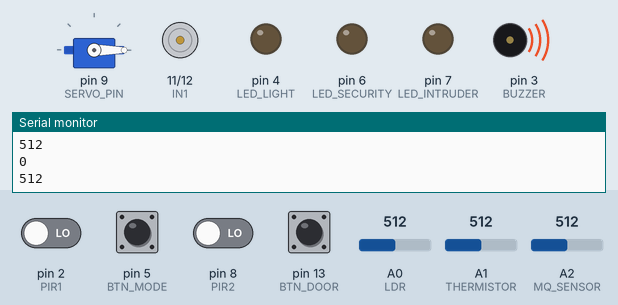
A sketch run on a simulated Arduino Uno, built with avr-gcc and run on an emulated ATmega328P. Shown: servo, motor-driver pin pairs drawn as motors (green arrow = first pin HIGH = forward, orange = second pin HIGH = backward, longer = more drive, scaled by the enable pin), output pins drawn as LEDs (lit = HIGH), buzzer (waves = sounding), the last lines printed to the serial monitor. The test bench sets the inputs (shaded band); at power-on: pin 5 (BTN_MODE), pin 13 (BTN_DOOR) HIGH, pin 2 (PIR1), pin 8 (PIR2) LOW, A1 (THERMISTOR) = 512, A0 (LDR) = 512, A2 (MQ_SENSOR) = 512.

Above: at 1.2 s.
1.3 s: pin 8 (PIR2) driven HIGH
At 1.5 s:
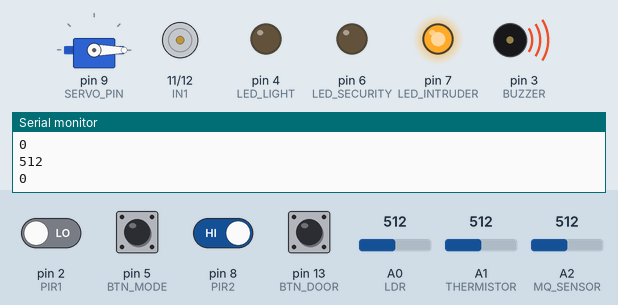
4.3 s: pin 5 (BTN_MODE) pulled LOW for 0.15 s
At 5.7 s:
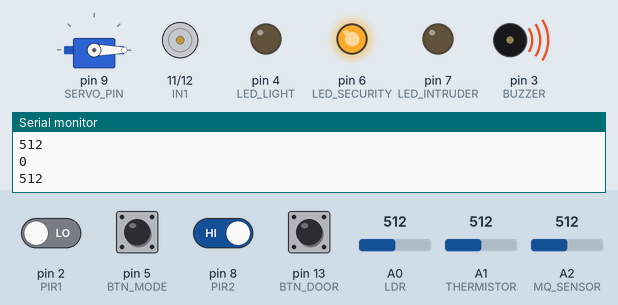
6.0 s: pin 2 (PIR1) driven HIGH
At 6.6 s:
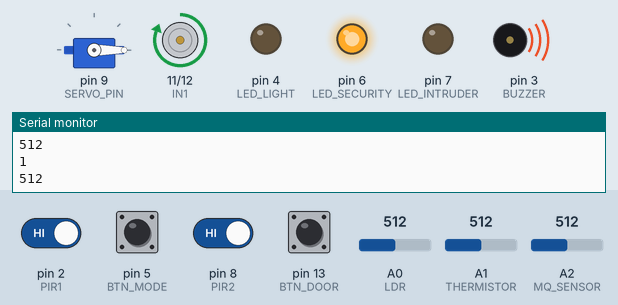
7.5 s: A1 (THERMISTOR) set to 140
At 8.0 s:
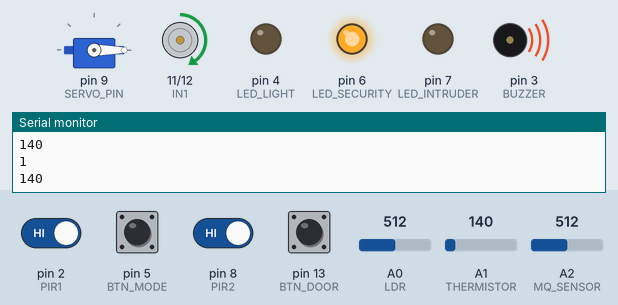
9.0 s: A0 (LDR) set to 108
10.5 s: A0 (LDR) set to 89
At 11.3 s:
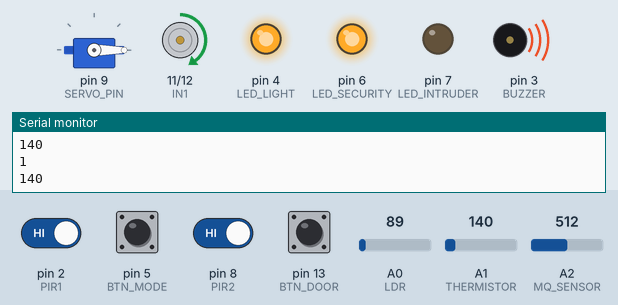
Timing chart, 0 to 13.0 s (numbered marks = the images above; inputs shaded):
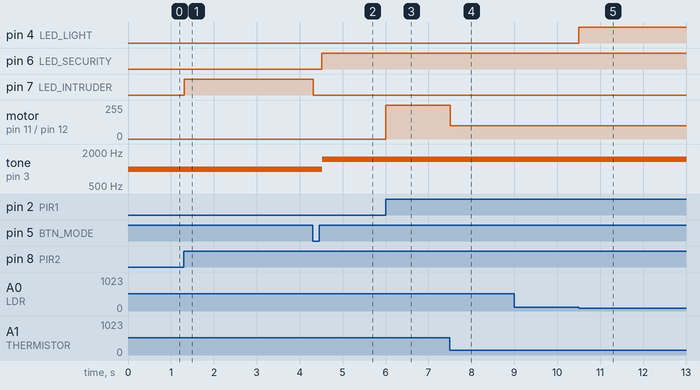

The sketch:

code.ino
```cpp
#include <Servo.h>
Servo doorServo;

// ---------------- PIN DEFINITIONS ----------------
#define BTN_MODE 5
#define BTN_DOOR 13
#define PIR1 2//for light and fan
#define PIR2 8// for intruder alarm
#define BUZZER 3
#define IN1 11
#define IN2 12
#define ENA 10
#define SERVO_PIN 9
#define LED_SECURITY 6
#define LED_INTRUDER 7
#define LED_LIGHT 4

#define THERMISTOR A1
#define MQ_SENSOR A2
#define LDR A0

// ---------------- VARIABLES ----------------
bool securityMode = false;
bool lastBtnState = HIGH;
bool doorState = false; // false = closed, true = open

// threshold values
int temp1 = 100;
int temp2 = 200;
int temp3 = 300;
int smokeThreshold = 150;
int lightThreshold = 100;

// ---------------- SETUP ----------------
void setup() {
  pinMode(BTN_MODE, INPUT_PULLUP);
  pinMode(BTN_DOOR, INPUT_PULLUP);
  pinMode(PIR1, INPUT);
  pinMode(PIR2, INPUT);
  pinMode(BUZZER, OUTPUT);
  pinMode(IN1, OUTPUT);
  pinMode(IN2, OUTPUT);
  pinMode(ENA, OUTPUT);
  pinMode(LED_SECURITY, OUTPUT);
  pinMode(LED_INTRUDER, OUTPUT);
  pinMode(LED_LIGHT, OUTPUT);

  doorServo.attach(SERVO_PIN);
  doorServo.write(0); // door closed

  Serial.begin(9600);
}

void loop() {

  // -------- MODULE 1: MODE TOGGLE --------
  bool btnState = digitalRead(BTN_MODE);
  if (btnState == LOW && lastBtnState == HIGH) {
    securityMode = !securityMode;
    delay(200); // debounce
  }
  lastBtnState = btnState;
  digitalWrite(LED_SECURITY, securityMode);

  // Read sensors
  int tempVal = analogRead(THERMISTOR);
  int smokeVal = analogRead(MQ_SENSOR);
  Serial.println(tempVal);
  int lightVal = analogRead(LDR);

  bool motion1 = digitalRead(PIR1);
  Serial.println(motion1);
  bool motion2 = digitalRead(PIR2);

  // -------- MODULE 2: TEMP + FAN --------
  if (motion1) {
    digitalWrite(IN1, HIGH);
    digitalWrite(IN2, LOW);

    if ((tempVal > temp1) && (tempVal < temp2)) {
      analogWrite(ENA, 100);
    }
    else if ((tempVal > temp2) && (tempVal < temp3)) {
      analogWrite(ENA, 180);
    }
    else if (tempVal > temp3) {
      analogWrite(ENA, 255);
    }
    else {
      analogWrite(ENA, 0);
    }
  } else {
    analogWrite(ENA, 0);
  }

  // -------- MODULE 3: SMOKE ALERT --------
  if (smokeVal > smokeThreshold) {
    tone(BUZZER, 1000); // smoke sound

    if (!securityMode) {
      doorServo.write(90); // open
      doorState = true;

    } else {
      doorServo.write(0); // keep closed
      doorState = false;
    }doorServo.write(0);
  } else {
    noTone(BUZZER);
  }

  // -------- MODULE 4: DOOR BUTTON --------
  if (digitalRead(BTN_DOOR) == LOW) {
    delay(200);

    if (!securityMode) {
      doorState = !doorState;
      doorServo.write(doorState ? 90 : 0);
    } else {
      tone(BUZZER, 2000); // different alert
      delay(300);
      noTone(BUZZER);
    }
  }

  // -------- MODULE 5: INTRUDER ALERT --------
  if (motion2) {
    if (!securityMode) {
      digitalWrite(LED_INTRUDER, HIGH);
      delay(200);
      digitalWrite(LED_INTRUDER, LOW);
    } else {
      tone(BUZZER, 1500); // different tone
    }
  } else {
    digitalWrite(LED_INTRUDER, LOW);
  }

  // -------- MODULE 6: AUTO LIGHT --------
  if (motion1 && lightVal < lightThreshold) {
    digitalWrite(LED_LIGHT, HIGH);
  } else {
    digitalWrite(LED_LIGHT, LOW);
  }

}
```

Measured:
- the behaviour switches between 100 and 99 on A0 (LDR) (found by bisection; images 4 and 5)
- after the input at 1.3 s, pin 7 (LED_INTRUDER): LOW → HIGH at once
- after the input at 4.3 s, pin 6 (LED_SECURITY): LOW → HIGH after 0.22 s; pin 7 (LED_INTRUDER): HIGH → LOW at once; tone on pin 3 (BUZZER): 1000 Hz → 1500 Hz after 0.22 s
- after the input at 6.0 s, motor on pin 11 (IN1) / pin 12 (IN2): stopped → forward 255/255 at once
- after the input at 7.5 s, motor on pin 11 (IN1) / pin 12 (IN2): forward 255/255 → forward 100/255 at once
- after the input at 10.5 s, pin 4 (LED_LIGHT): LOW → HIGH at once
